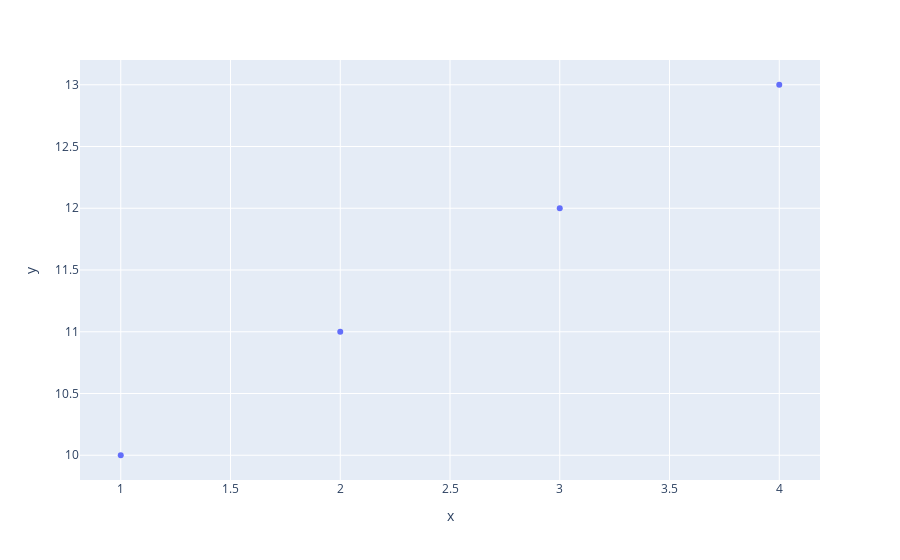

Notebook code cell kept with this figure:
### Markdown cell above
### Display GPS with Plotly Express

### Code cell
import plotly.express as px

fig = px.scatter(x=[1, 2, 3, 4], y=[10, 11, 12, 13])
fig.show()
# df = px.data.carshare()
# fig = px.scatter_mapbox(data, lat="Latitude", lon="Longitude", \
#                         color="Vehicle speed (mph)", \
#                         # size="Altitude (GPS) (feet)", \
#                         color_continuous_scale=px.colors.cyclical.IceFire, \
#                         size_max=5, zoom=6)
# fig.update_layout(
#     mapbox_style="open-street-map",
#     margin={"r": 0, "t": 0, "l": 0, "b": 0})
# fig.show()

### Figure 1 — Plotly figure (JSON) as saved in the notebook; plotly's stock layout.template omitted (floating-point values rounded to 4 significant figures)
{"data": [{"hovertemplate": "x=%{x}<br>y=%{y}<extra></extra>", "legendgroup": "", "marker": {"color": "#636efa", "symbol": "circle"}, "mode": "markers", "name": "", "orientation": "v", "showlegend": false, "type": "scatter", "x": [1, 2, 3, 4], "xaxis": "x", "y": [10, 11, 12, 13], "yaxis": "y"}], "layout": {"legend": {"tracegroupgap": 0}, "margin": {"t": 60}, "xaxis": {"anchor": "y", "domain": [0, 1], "title": {"text": "x"}}, "yaxis": {"anchor": "x", "domain": [0, 1], "title": {"text": "y"}}}}
